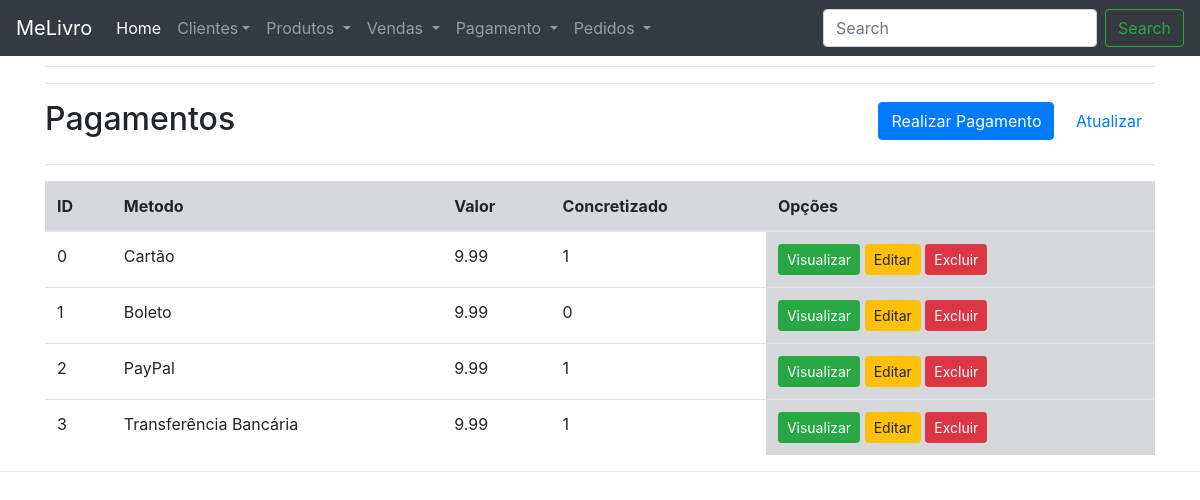
Page /CRUD/melivro/pagamento/index.php on the earlier database version.
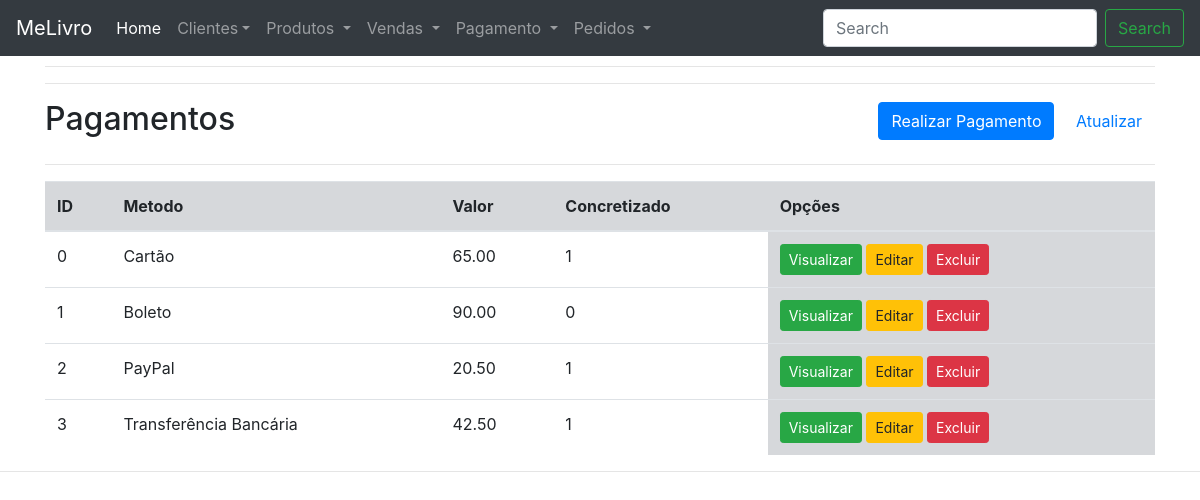
Same page on the later database version.
### tables this page shows
CREATE TABLE IF NOT EXISTS PAGAMENTO(
    CODPAG INT NOT NULL,
    METODO_PAG VARCHAR(30) NOT NULL,
    VALOR DECIMAL(10,2) NOT NULL,
    CONCRETIZADO TINYINT(1) NOT NULL,  
    PRIMARY KEY(CODPAG)
);

### CRUD/melivro/pagamento/functionsPag.php (called while the page is built, shortened)
<?php
function indexPagamentos() {
	$pagamentos = findPagamentos_all('pagamento');
}
function findPagamentos_all( $table ){
	return findPagamentos($table);
}
function findPagamentos($table = null, $id = null){
  	$database = open_database();
	  $found = null;
  	if($table == 'pagamento'){
    	try{
    		$sql = "SELECT * FROM pagamento" ;
    		$result = $database->query($sql);
	    	if ($result->num_rows > 0) {
        		$found = $result->fetch_all(MYSQLI_ASSOC);
    	  	}
    	}catch (Exception $e) {
     		 $_SESSION['message'] = $e->GetMessage();
      		 $_SESSION['type'] = 'danger';
    	}
  }
  return $found;
}
?>

### CRUD/melivro/pagamento/index.php (the view, shortened to what this page needs)
<?php
    require_once('functionsPag.php');
	indexPagamentos();
?>
<?php include(HEADER_TEMPLATE); ?>
<header>
	<hr>
	<hr>
	<div class="row">
		<div class="col-sm-6">
			<h2>Pagamentos</h2>
		</div>
		<div class="col-sm-6 text-right h2">
	    	<a class="btn btn-primary" href="add.php"><i class="fa fa-plus"></i> Realizar Pagamento</a>
	    	<a class="btn btn-default" href="index.php"><i class="fa fa-refresh"></i> Atualizar</a>
	    </div>
	</div>
</header>
<hr>
<div class="table-responsive-sm">
	<table class="table">
	<thead>
		<tr>
			<th class="table-secondary" scope="col">ID</th>
			<th class="table-secondary" scope="col">Metodo</th>
			<th class="table-secondary" scope="col">Valor</th>
			<th class="table-secondary" scope="col">Concretizado</th>
			<th class="table-secondary" scope="col">Opções</th>
		</tr>
	</thead>
	<tbody>
	<?php
	if ($pagamentos) :
		foreach ($pagamentos as $pagamento) : ?>
		<tr>
			<td scope="row"><?php echo $pagamento["CODPAG"]; ?></td>
			<td><?php echo $pagamento["METODO_PAG"]; ?></td>
			<td><?php echo $pagamento["VALOR"]; ?></td>
			<td><?php echo $pagamento["CONCRETIZADO"]; ?></td>
			<td class="table-secondary">
				<a href="view.php?id=<?php echo $pagamento['CODPAG']; ?>" class="btn btn-sm btn-success"><i class="fa fa-eye"></i> Visualizar</a>
				<a href="edit.php?id=<?php echo $pagamento['CODPAG']; ?>" class="btn btn-sm btn-warning"><i class="fa fa-pencil"></i> Editar</a>
				<a href="delete.php" class="btn btn-sm btn-danger" data-toggle="modal" data-target="#delete-modal" data-customer="<?php echo $pagamento['CODPAG']; ?>">Excluir
				</a>
			</td>
		</tr>
		<?php endforeach; ?>
	<?php else : ?>
		<tr>
			<td colspan="6">Nenhum registro encontrado.</td>
		</tr>
	<?php endif; ?>
	</tbody>
	</table>
</div>
<?php include(FOOTER_TEMPLATE); ?>

### CRUD/melivro/inc/header.php (shortened to what this page needs)
<!DOCTYPE html>
<html>
<head>
    <link rel="stylesheet" href="<?php echo BASEURL; ?>/css/bootstrap.min.css">
</head>
<body>
    <nav class="navbar navbar-expand-md navbar-dark fixed-top bg-dark">
      <a class="navbar-brand" href="#">MeLivro</a>
      <div class="collapse navbar-collapse" id="navbarNavDropdown">
        <ul class="navbar-nav mr-auto">
          <li class="nav-item active">
            <a class="nav-link" href="<?php echo BASEURL; ?>/index.php">Home <span class="sr-only">(current)</span></a>
          </li>
          <li class="nav-item dropdown">
			<a class="nav-link dropdown-toggle" href="#" id="dropdown01" data-toggle="dropdown" aria-haspopup="true" aria-expanded="true">Clientes</a>
          </li>
		  <li class="nav-item dropdown">
			<a class="nav-link dropdown-toggle" href="example.com" id="navbarDropdownMenuLink" data-toggle="dropdown" aria-haspopup="true" aria-expanded="false">
          Produtos
        </a>
          </li>
          <li class="nav-item dropdown">
         <a class="nav-link dropdown-toggle" href="example.com" id="navbarDropdownMenuLink" data-toggle="dropdown" aria-haspopup="true" aria-expanded="false">
              Vendas
            </a>
              </li>
		<li class="nav-item dropdown">
      <a class="nav-link dropdown-toggle" href="example.com" id="navbarDropdownMenuLink" data-toggle="dropdown" aria-haspopup="true" aria-expanded="false">
          Pagamento
        </a>
      </li>
      <li class="nav-item dropdown">
 <a class="nav-link dropdown-toggle" href="example.com" id="navbarDropdownMenuLink" data-toggle="dropdown" aria-haspopup="true" aria-expanded="false">
     Pedidos
   </a>
        </ul>
        <form class="form-inline mt-2 mt-md-0">
          <input class="form-control mr-sm-2" type="text" placeholder="Search" aria-label="Search">
          <button class="btn btn-outline-success my-2 my-sm-0" type="submit">Search</button>
        </form>
      </div>
    </nav>
    <main class="container">

### CRUD/melivro/inc/footer.php (shortened to what this page needs)
    </main>
    <hr>
</body>
</html>

### CRUD/melivro/inc/header.php (style rules this page uses)
body { padding-top: 50px; padding-bottom: 20px; }
.navbar { margin-bottom: 20px; }

Differences in the rows shown:
changed pagamento "Cartão": VALOR "9.99" → "65.00"
changed pagamento "Boleto": VALOR "9.99" → "90.00"
changed pagamento "PayPal": VALOR "9.99" → "20.50"
changed pagamento "Transferência Bancária": VALOR "9.99" → "42.50"
